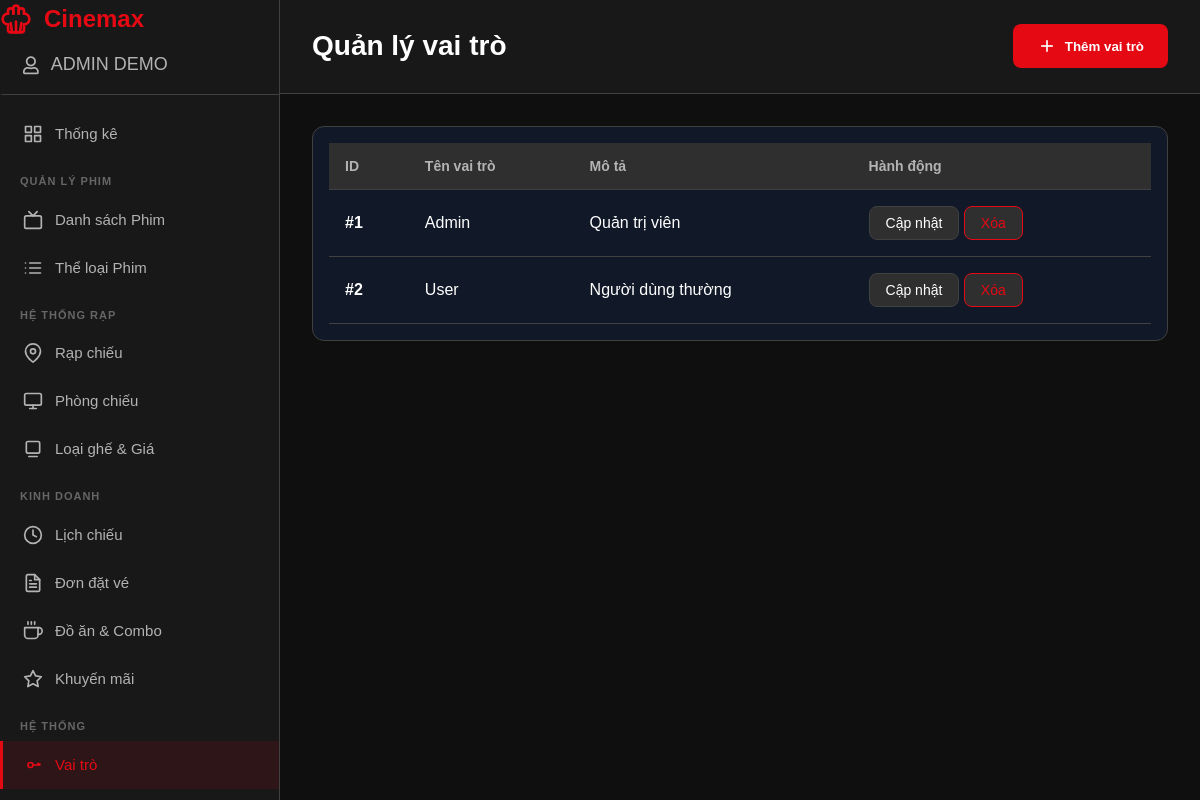
Page /views/admin/index.php?page=roles (signed in) on the committed database.
### tables this page shows
CREATE TABLE roles (
        role_id       INT AUTO_INCREMENT PRIMARY KEY,
        role_name     VARCHAR(50) NOT NULL UNIQUE,
        description   VARCHAR(255),
        status        TINYINT(1) NOT NULL DEFAULT 1
    );

### config/permissionConfig.php (called while the page is built, shortened)
<?php
require_once __DIR__ . '/../models/Role.php';
function getUserRoleName()
{
    return $_SESSION['user_role_name'];
}
function hasPermission($permission)
{
    $roleName = getUserRoleName();
    if ($roleName === 'admin') {
        return true;
    }
    return in_array($permission, $_SESSION['permissions']);
}

### controllers/AdminController.php (called while the page is built, shortened)
<?php
require_once __DIR__ . '/../services/RoleService.php';
class AdminController
{
    private RoleService $roleService;
    public function __construct(UserService $userService, RoleService $roleService, PermissionService $permissionService, ?BillService $billService = null)
    {
        $this->roleService = $roleService;
    }
    public function getAllRoles()
    {
        try {
            $roles = $this->roleService->getAllRoles();
            return $roles;
        } catch (Exception $e) {
            header('Location: /index.php?page=roles&error=' . urlencode($e->getMessage()));
        }
    }
}

### services/RoleService.php (called while the page is built, shortened)
<?php
class RoleService
{
    private $roleModel;
    public function __construct($roleModel)
    {
        $this->roleModel = $roleModel;
    }
    public function getAllRoles()
    {
        return $this->roleModel->getAllRoles();
    }
}

### models/Role.php (called while the page is built, shortened)
<?php
class Role
{
    private $conn;
    public function __construct($conn)
    {
        $this->conn = $conn;
    }
    public function getAllRoles()
    {
        $sql = "SELECT * FROM roles WHERE status = 1";
        $result = $this->conn->query($sql);
        $roles = [];
        while ($row = $result->fetch_assoc()) {
            $roles[] = $row;
        }
        return $roles;
    }
}

### views/admin/pages/roles.php (the view, shortened to what this page needs)
<?php
$roles = $adminController->getAllRoles();
?>
<section class="roles">
    <header class="admin-header">
        <h1>Quản lý vai trò</h1>
        <div class="header-actions">
            <?php if (hasPermission('roles_create')): ?>
                <button class="btn-add" onclick="openModal('addRoleModal')">
                    <svg width="20" height="20" viewBox="0 0 24 24" fill="none"
                        stroke="currentColor" stroke-width="2">
                        <line x1="12" y1="5" x2="12" y2="19"></line>
                        <line x1="5" y1="12" x2="19" y2="12"></line>
                    </svg>
                    <span>Thêm vai trò</span>
                </button>
            <?php endif; ?>
        </div>
    </header>
    <div class="dashboard-content">
        <div class="dashboard-card">
            <div class="table-responsive">
                <table class="data-table">
                    <thead>
                        <tr>
                            <th>ID</th>
                            <th>Tên vai trò</th>
                            <th>Mô tả</th>
                            <th>Hành động</th>
                        </tr>
                    </thead>
                    <tbody>
                        <?php if (!empty($roles)): ?>
                            <?php foreach ($roles as $role): ?>
                                <tr>
                                    <td><strong>#<?= htmlspecialchars($role['role_id']) ?></strong></td>
                                    <td><?= htmlspecialchars($role['role_name']) ?></td>
                                    <td><?= !empty($role['description'])
                                            ? htmlspecialchars($role['description'])
                                            : '-' ?></td>
                                    <td>
                                        <?php if (hasPermission('roles_update') && $role['role_id'] !== 1): ?>
                                            <button class="btn-action"
                                                onclick="openUpdateRoleModal(this)"
                                                data-role-id="<?= htmlspecialchars($role['role_id']) ?>"
                                                data-role-name="<?= htmlspecialchars($role['role_name']) ?>"
                                                data-role-description="<?= htmlspecialchars($role['description']) ?>">
                                                Cập nhật
                                            </button>
                                        <?php endif; ?>
                                        <?php if (hasPermission('roles_delete') && $role['role_id'] !== 1): ?>
                                            <button class="btn-action danger"
                                                onclick="confirmDeleteRole(this)"
                                                data-role-id="<?= htmlspecialchars($role['role_id']) ?>">Xóa
                                            </button>
                                        <?php endif; ?>
                                    </td>
                                </tr>
                            <?php endforeach; ?>
                        <?php endif; ?>
                    </tbody>
                </table>
            </div>
        </div>
    </div>
</section>

### public/assets/css/style.css (style rules this page uses)
:root { --primary-color: #e50914; --primary-dark: #b20710; --secondary-color: #0f1014; --text-primary: #ffffff; --text-secondary: #b3b3b3; --bg-primary: #000000; --bg-secondary: #181818; --bg-tertiary: #2f2f2f; --border-color: #404040; --success-color: #46d369; --warning-color: #ffa500; --danger-color: #e50914; --shadow: 0 4px 12px rgba(0, 0, 0, 0.5); --shadow-lg: 0 8px 24px rgba(0, 0, 0, 0.6); --transition: all 0.3s ease; --border-radius: 8px; }
* { margin: 0; padding: 0; box-sizing: border-box; }
body { font-family: -apple-system, BlinkMacSystemFont, "Segoe UI", Roboto, "Helvetica Neue", Arial, sans-serif; background: var(--bg-primary); color: var(--text-primary); line-height: 1.6; overflow-x: hidden; }

### public/assets/css/admin.css (style rules this page uses)
.admin-header { background: var(--bg-secondary); border-bottom: 1px solid var(--border-color); padding: 24px 32px; display: flex; justify-content: space-between; align-items: center; position: sticky; top: 0; z-index: 100; }
.admin-header h1 { font-size: 28px; }
.header-actions { display: flex; align-items: center; gap: 20px; }
.dashboard-content { padding: 32px; }
.dashboard-card { background: var(--bg-secondary); border: 1px solid var(--border-color); border-radius: 12px; padding: 24px; }
.table-responsive { overflow-x: auto; }
.data-table { width: 100%; border-collapse: collapse; }
.data-table thead { background: var(--bg-tertiary); }
.data-table th { padding: 12px 16px; text-align: left; font-weight: 600; font-size: 14px; color: var(--text-secondary); border-bottom: 1px solid var(--border-color); }
.data-table td { padding: 16px; border-bottom: 1px solid var(--border-color); }
.data-table tbody tr { transition: var(--transition); }
.btn-action { padding: 8px 16px; background: var(--bg-tertiary); border: 1px solid var(--border-color); border-radius: var(--border-radius); color: var(--text-primary); cursor: pointer; transition: var(--transition); font-size: 14px; font-weight: 500; text-decoration: none; display: inline-flex; align-items: center; gap: 8px; }
.btn-action.danger { color: var(--danger-color); border-color: var(--danger-color); }
.btn-add { padding: 12px 24px; background: var(--primary-color); color: var(--text-primary); border: none; border-radius: var(--border-radius); font-weight: 600; cursor: pointer; transition: var(--transition); display: inline-flex; align-items: center; gap: 8px; }

### public/assets/css/shows_admin.css (style rules this page uses)
body { background: #0f0f0f; font-family: Arial; margin: 0; color: white; }

### public/assets/css/permission.css (style rules this page uses)
.dashboard-card { background: #111827; border-radius: 12px; padding: 16px; }

### rows in the picture
roles: role_id "1", role_name "Admin", description "Quản trị viên"
roles: role_id "2", role_name "User", description "Người dùng thường"

### other values in the picture
$authUser['full_name'] "ADMIN DEMO"
